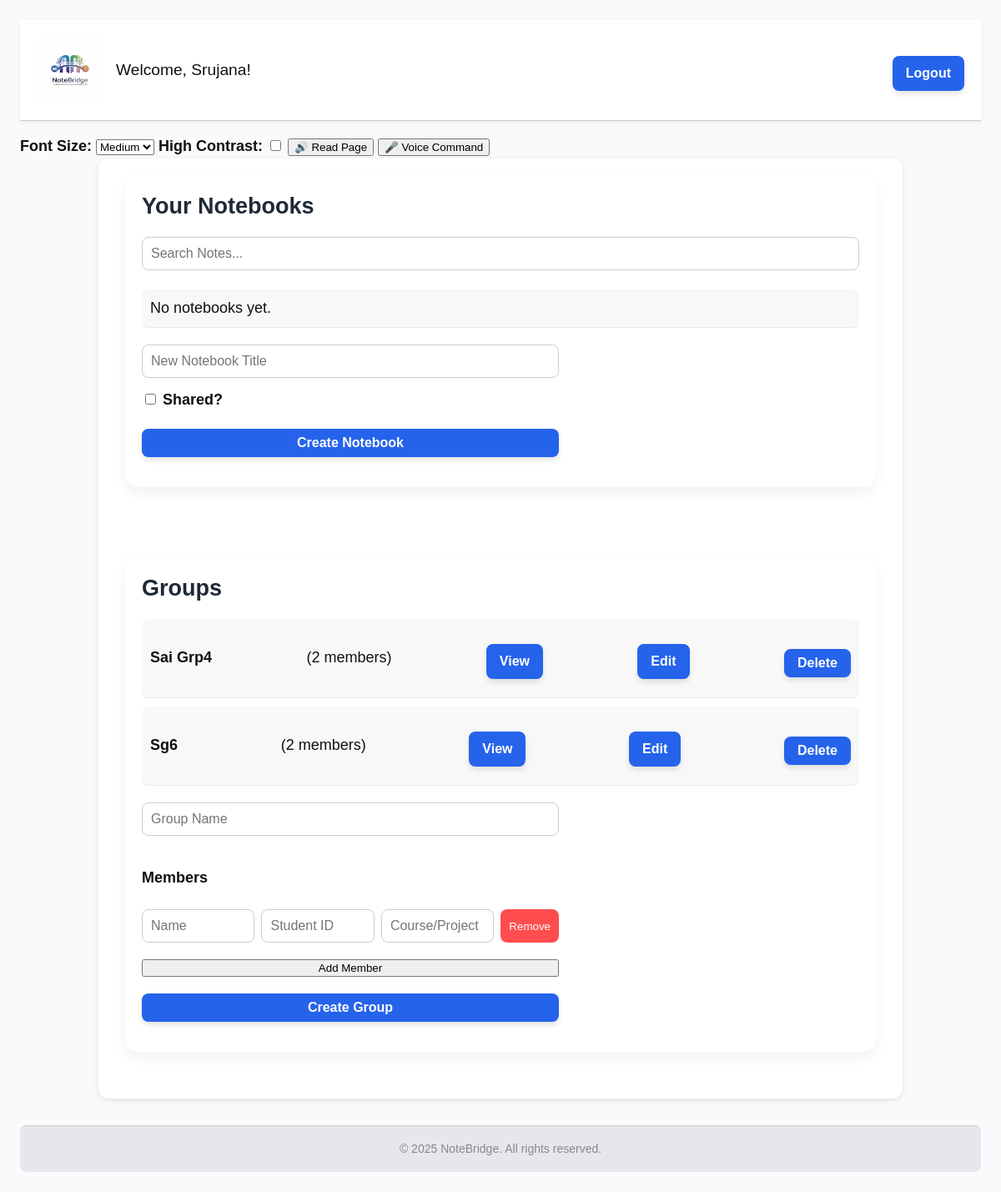
/dashboard (signed in), run on the app's committed database.
### tables this page shows
CREATE TABLE users (
        id INTEGER PRIMARY KEY AUTOINCREMENT,
        username TEXT UNIQUE NOT NULL,
        password_hash TEXT NOT NULL,
        full_name TEXT,
        created_at TEXT NOT NULL
    );

CREATE TABLE groups (
        id INTEGER PRIMARY KEY AUTOINCREMENT,
        name TEXT NOT NULL,
        description TEXT,
        created_at TEXT NOT NULL
    );

### dashboard.py (the view)
@dashboard_bp.route('/dashboard')
@login_required
def dashboard():
    user = current_user()
    db = get_db()
    notebooks = db.execute(
        'SELECT id, title FROM notebooks WHERE owner_id=?',
        (user['id'],)
    ).fetchall()
    shared_notebooks = db.execute(
        'SELECT n.id, n.title FROM notebooks n '
        'JOIN group_members gm ON gm.user_id=? '
        'JOIN groups g ON g.id=gm.group_id '
        'WHERE n.is_shared=1',
        (user['id'],)
    ).fetchall()
    groups = db.execute(
        'SELECT g.id, g.name, '
        '(SELECT COUNT(*) FROM group_members gm WHERE gm.group_id=g.id) AS members '
        'FROM groups g'
    ).fetchall()
    return render_template(
        'dashboard.html',
        user=user,
        notebooks=notebooks,
        shared_notebooks=shared_notebooks,
        groups=groups
    )

### auth.py (called while the page is built)
def current_user():
    uid = session.get('user_id')
    if not uid:
        return None
    db = get_db()
    return db.execute('SELECT id, username, full_name FROM users WHERE id=?', (uid,)).fetchone()

def login_required(f):
    @wraps(f)
    def wrapped(*args, **kwargs):
        if not current_user():
            return redirect(url_for('auth.login'))
        return f(*args, **kwargs)
    return wrapped

### database.py (called while the page is built)
def get_db():
    db = getattr(g, '_database', None)
    if db is None:
        db = g._database = sqlite3.connect(DATABASE)
        db.row_factory = sqlite3.Row
    return db

def close_connection(exception=None):
    db = getattr(g, '_database', None)
    if db is not None:
        db.close()

### templates/dashboard.html (shortened to what this page needs)
<!DOCTYPE html>
<html lang="en">
<head>
  <link rel="stylesheet" href="{{ url_for('static', filename='style.css') }}">
</head>
<body class="font-medium dashboard-body">
  <header>
    <div class="logo">
      <img src="{{ url_for('static', filename='logo.jpg') }}" alt="NoteBridge Logo">
      <div class="welcome">Welcome, {{ user['full_name'] or user['username'] }}!</div>
    </div>
    <nav>
      <a href="{{ url_for('auth.logout') }}" class="btn">Logout</a>
    </nav>
  </header>
  <div class="accessibility-controls" aria-label="Accessibility settings" role="region">
    <label for="font-size">Font Size:</label>
    <select id="font-size" onchange="changeFontSize(this.value)">
      <option value="font-medium" selected>Medium</option>
    </select>
    <label for="contrast-toggle">High Contrast:</label>
    <input type="checkbox" id="contrast-toggle" onchange="toggleContrast(this.checked)">
    <button onclick="readDashboard()" aria-label="Read full dashboard">🔊 Read Page</button>
    <button onclick="startVoiceCommand()" aria-label="Start voice command">🎤 Voice Command</button>
  </div>
  <main id="main-content" class="dashboard">
    <section aria-label="Notebooks" role="region">
      <h2>Your Notebooks</h2>
      <input type="text" id="search-notes" placeholder="Search Notes..." oninput="filterNotes()"
        aria-label="Search Notes">
      <ul id="notebook-list">
        {% for nb in notebooks %}
        <li>
          <a href="{{ url_for('notebook.view_notebook', notebook_id=nb['id']) }}" aria-label="Open {{ nb['title'] }}">
            {{ nb['title'] }}
          </a>
          <button class="tts-btn" onclick="playNote('{{ nb['id'] }}')" aria-label="Play {{ nb['title'] }}">🔊</button>
          <button class="tts-btn" onclick="stopNote()" aria-label="Stop {{ nb['title'] }}">⏹</button>
        </li>
        {% else %}
        <li>No notebooks yet.</li>
        {% endfor %}
      </ul>
      <form method="post" action="{{ url_for('notebook.create_notebook') }}">
        <input type="text" name="title" placeholder="New Notebook Title" aria-label="New notebook title"
          id="new-notebook-input">
        <label><input type="checkbox" name="is_shared"> Shared?</label>
        <button type="submit" class="btn">Create Notebook</button>
      </form>
    </section>
    <section aria-label="Groups" role="region">
      <h2>Groups</h2>
      <ul>
        {% for g in groups %}
        <li>
          <strong>{{ g['name'] }}</strong> ({{ g['members'] }} members)
          <a href="{{ url_for('group.view_group', group_id=g['id']) }}" class="btn">View</a>
          <a href="{{ url_for('group.edit_group', group_id=g['id']) }}" class="btn">Edit</a>
          <form method="post" action="{{ url_for('group.delete_group', group_id=g['id']) }}" class="inline-form">
            <button type="submit" class="btn">Delete</button>
          </form>
        </li>
        {% else %}
        <li>No groups yet.</li>
        {% endfor %}
      </ul>
      <form method="post" action="{{ url_for('group.create_group') }}">
        <input type="text" name="name" placeholder="Group Name" aria-label="Group Name" required>
        <div id="members-container">
          <h4>Members</h4>
          <div class="member-entry">
            <input type="text" name="member_name[]" placeholder="Name" required>
            <input type="text" name="member_id[]" placeholder="Student ID" required>
            <input type="text" name="member_course[]" placeholder="Course/Project" required>
            <button type="button" onclick="removeMember(this)">Remove</button>
          </div>
        </div>
        <button type="button" onclick="addMember()">Add Member</button>
        <button type="submit" class="btn">Create Group</button>
      </form>
    </section>
  </main>
  <footer>
    &copy; 2025 NoteBridge. All rights reserved.
  </footer>
</body>
</html>

### static/style.css (style rules this page uses)
html { font-size: 16px; }
body { font-family: Arial, Helvetica, sans-serif; background-color: #f9fafb; color: #111; line-height: 1.6; padding: 1rem; }
h1, h2, h3 { margin-bottom: 0.5rem; color: #1f2937; }
a { color: #2563eb; text-decoration: none; }
.btn { display: inline-block; background-color: #2563eb; color: white; padding: 0.5rem 1rem; margin-top: 0.5rem; border: none; border-radius: 0.5rem; text-align: center; cursor: pointer; font-size: 1rem; transition: background 0.2s; }
form { margin: 1rem 0; display: flex; flex-direction: column; gap: 0.75rem; max-width: 500px; }
label { font-weight: bold; }
input[type="text"], input[type="password"], textarea { padding: 0.5rem; border: 1px solid #d1d5db; border-radius: 0.375rem; font-size: 1rem; width: 100%; }
ul { list-style: none; margin: 0.5rem 0; padding: 0; }
ul li { padding: 0.5rem; border-bottom: 1px solid #e5e7eb; }
ul li a { font-weight: bold; }
header { margin-bottom: 1rem; display: flex; justify-content: space-between; align-items: center; }
main { max-width: 900px; margin: auto; background: #fff; padding: 1rem 2rem; border-radius: 0.75rem; box-shadow: 0 2px 6px rgba(0,0,0,0.1); }
section { margin-bottom: 2rem; }
footer { margin-top: 2rem; text-align: center; padding: 1rem; background: #e5e7eb; border-radius: 0.5rem; }
h1, h2, h3 { margin: 0 0 10px 0; font-weight: 700; }
a { text-decoration: none; color: #007BFF; transition: color 0.3s; }
.font-medium { font-size: 18px; }
.btn { display: inline-block; background-color: #007BFF; color: #fff; padding: 8px 18px; border: none; border-radius: 25px; cursor: pointer; font-size: 14px; font-weight: bold; box-shadow: 0 4px 6px rgba(0,0,0,0.1); transition: all 0.3s; }
header { display: flex; justify-content: space-between; align-items: center; padding: 20px; background-color: #fff; border-bottom: 1px solid #ccc; box-shadow: 0 2px 5px rgba(0,0,0,0.05); flex-wrap: wrap; }
header .logo { display: flex; align-items: center; gap: 15px; }
header .logo img { display: block; max-width: 150px; max-height: 80px; width: auto; height: auto; border-radius: 10px; transition: transform 0.3s; }
header .welcome { font-size: 1.2rem; font-weight: 500; }
main { padding: 30px 20px; max-width: 1000px; margin: auto; }
main section { margin-bottom: 40px; }
form { display: flex; flex-direction: column; gap: 12px; max-width: 500px; margin: auto; }
form input[type="text"], form input[type="password"], form textarea, form select { padding: 10px; font-size: 16px; border: 1px solid #ccc; border-radius: 8px; width: 100%; box-sizing: border-box; transition: border 0.3s, box-shadow 0.3s; }
ul { list-style: none; padding: 0; }
li { margin-bottom: 8px; display: flex; justify-content: space-between; align-items: center; }
footer { text-align: center; font-size: 14px; color: #888; margin-top: 40px; border-top: 1px solid #ccc; padding: 15px 0; background: #fafafa; }
main.dashboard { display: flex; gap: 40px; flex-wrap: wrap; }
main.dashboard section { flex: 1 1 400px; background: #fff; padding: 20px; border-radius: 15px; box-shadow: 0 8px 15px rgba(0,0,0,0.05); }
main.dashboard h2 { margin-bottom: 15px; }
#search-notes { width: 100%; padding: 10px; margin-bottom: 15px; border: 1px solid #ccc; border-radius: 8px; box-sizing: border-box; }
main.dashboard ul { list-style: none; padding: 0; }
main.dashboard li { margin-bottom: 10px; display: flex; align-items: center; justify-content: space-between; flex-wrap: wrap; gap: 5px; padding: 8px 10px; background-color: #f8f8f8; border-radius: 8px; transition: background 0.3s; }
.member-entry { display: flex; gap: 8px; margin-bottom: 8px; flex-wrap: wrap; }
.member-entry input { flex: 1 1 100px; padding: 6px; border-radius: 6px; border: 1px solid #ccc; }
.member-entry button { background: #ff4d4f; color: #fff; border: none; padding: 6px 10px; border-radius: 8px; cursor: pointer; }
main.dashboard form { margin-top: 20px; display: flex; flex-direction: column; gap: 12px; }

### data on the page
users: full_name "Srujana"
groups: name "Sai Grp4", members "2"
groups: name "Sg6", members "2"
